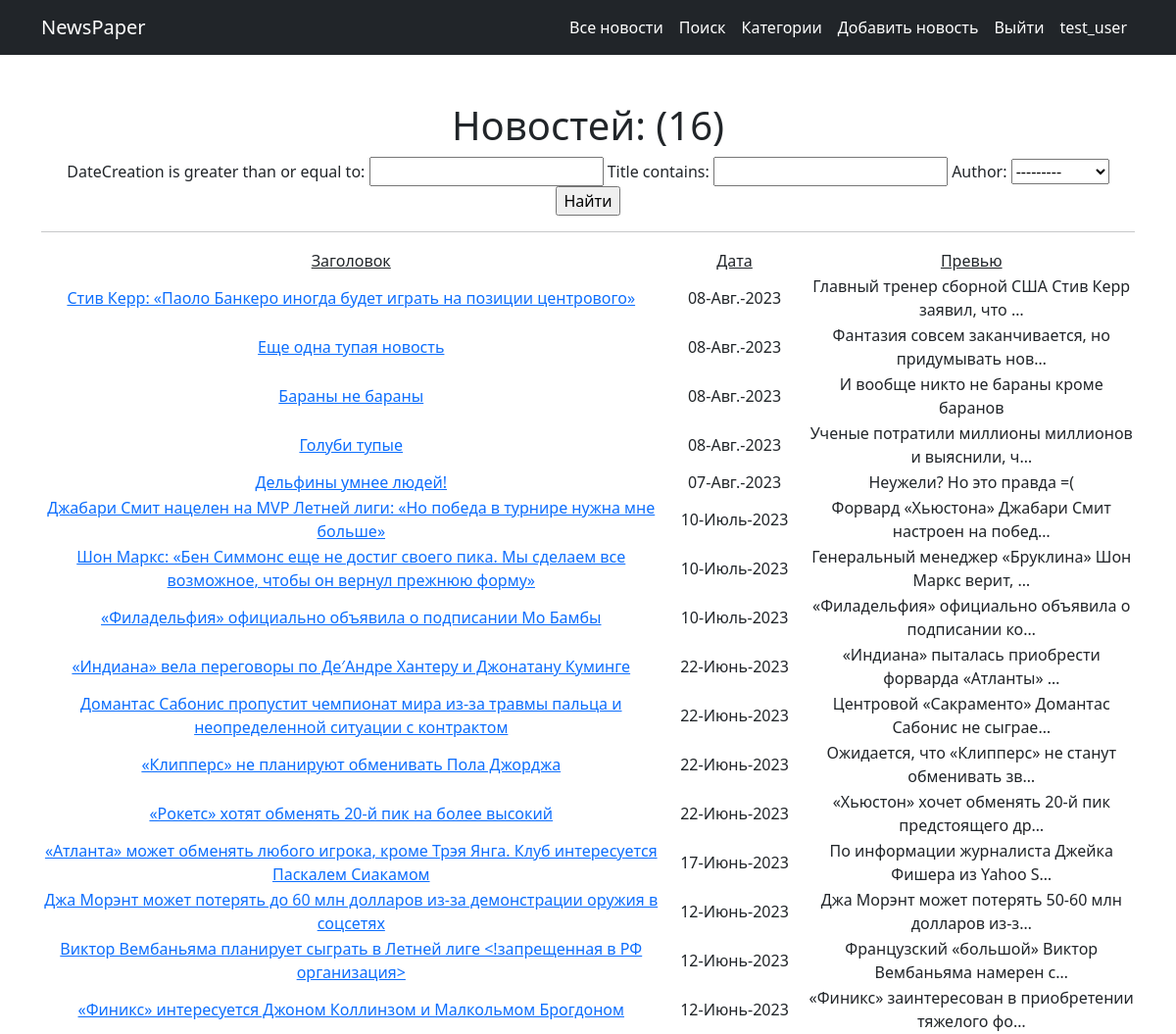
Screenshot of /news/search (signed in) with the database file from the repository.
### news/models.py (models this page shows, shortened)
class Post(models.Model):
    news = 'NW'
    article = 'AR'
    TYPES = [
        (news, 'Новость'),
        (article, 'Статья'),
    ]
    author = models.ForeignKey(Author, on_delete=models.CASCADE)
    categoryType = models.CharField(max_length=2, choices=TYPES, default=news)
    dateCreation = models.DateTimeField(auto_now_add=True)
    postCategory = models.ManyToManyField(Category, through='PostCategory')
    title = models.CharField(max_length=128)
    text = models.TextField()
    rating = models.SmallIntegerField(default=0)

### news/views.py (the view, shortened to what this page needs)
# urls.py: path('search', SearchList.as_view(), name='search'),
class SearchList(ListView):
    model = Post
    template_name = 'search.html'
    context_object_name = 'news'
    queryset = Post.objects.order_by('-id')
    form_class = PostForm
    def get_context_data(self, **kwargs):
        context = super().get_context_data(**kwargs)
        context['filter'] = NewsFilter(self.request.GET, queryset=self.get_queryset())
        context['form'] = PostForm()
        return context

### news/forms.py
class PostForm(ModelForm):
    class Meta:
        model = Post
        fields = ['author', 'categoryType', 'postCategory', 'title', 'text']

### news/models.py (called while the page is built)
    def __str__(self):
        return self.authorUser.username

### news/templatetags/custom_filters.py (called while the page is built)
@register.filter(name='censor')
def censor(text):
    forbidden_vocabulary = ['nba', 'нба']
    for i in forbidden_vocabulary:
        text = text.replace(i, '<!запрещенная в РФ организация>')
        text = text.replace(i.upper(), '<!запрещенная в РФ организация>')
    return text

### templates/search.html (shortened to what this page needs)
{% extends 'default.html' %}
{% load custom_filters %}
{% block content %}
<h1>Новостей: ({{ news|length }})</h1>
<form method="get">
    {{ filter.form }}
    <input type="submit" value="Найти">
</form>
<hr>
{% if news %}
<table>
    <tr>
        <td><u>Заголовок</u></td>
        <td width="150"><u>Дата</u></td>
        <td><u>Превью</u></td>
    </tr>
    {% for det_news in filter.qs %}
    <tr>
        <td>
            <a href="{% url 'news_detail' det_news.id %}">{{ det_news.title|censor }}</a>
        </td>
        <td>{{ det_news.dateCreation|date:'d-N-Y' }}</td>
        <td>{{ det_news.text|censor|truncatechars:50 }}</td>
    </tr>
    {% endfor %}
</table>
{% else %}
<h2>Новостей нет!</h2>
{% endif %}
{% endblock content %}

### templates/default.html (shortened to what this page needs)
{% load static %}
<!DOCTYPE html>
<html lang="en">
<head>
    <link href="{% static 'css/styles.css' %}" rel="stylesheet"/>
</head>
<body>
<nav class="navbar navbar-expand-lg navbar-dark bg-dark">
    <div class="container">
        <a class="navbar-brand" href="#">NewsPaper</a>
        <div class="collapse navbar-collapse" id="navbarSupportedContent">
            <ul class="navbar-nav ms-auto mb-2 mb-lg-0">
                <li class="nav-item"><a class="nav-link active" href="/news">Все новости</a></li>
                <li class="nav-item"><a class="nav-link active" href="/news/search">Поиск</a></li>
                <li class="nav-item"><a class="nav-link active" href="/news/categories">Категории</a></li>
                {% if user.is_authenticated %}
                <li class="nav-item"><a class="nav-link active" href="/news/add">Добавить новость</a></li>
                <li class="nav-item"><a class="nav-link active" href="/news/logout">Выйти</a></li>
                <li class="nav-item"><a class="nav-link active" href="/">{{ user.username }}</a></li>
                {% else %}
                <li class="nav-item"><a class="nav-link active" href="/accounts/signup">Зарегаться</a></li>
                <li class="nav-item"><a class="nav-link active" href="/accounts/login">Войти</a></li>
                {% endif %}
            </ul>
        </div>
    </div>
</nav>
<div class="container">
    <div class="text-center mt-5">
        {% block content %}
        {% endblock content %}
    </div>
</div>
</body>
</html>

### rows the page displays
Post: title|censor "Стив Керр: «Паоло Банкеро иногда будет играть на позиции центрового»", dateCreation "08-Авг.-2023", text|censor "Главный тренер сборной США Стив Керр заявил, что …"
Post: title|censor "Еще одна тупая новость", dateCreation "08-Авг.-2023", text|censor "Фантазия совсем заканчивается, но придумывать нов…"
Post: title|censor "Бараны не бараны", dateCreation "08-Авг.-2023", text|censor "И вообще никто не бараны кроме баранов"
Post: title|censor "Голуби тупые", dateCreation "08-Авг.-2023", text|censor "Ученые потратили миллионы миллионов и выяснили, ч…"
Post: title|censor "Дельфины умнее людей!", dateCreation "07-Авг.-2023", text|censor "Неужели? Но это правда =("
Post: title|censor "Джабари Смит нацелен на MVP Летней лиги: «Но победа в турнире нужна мне больше»", dateCreation "10-Июль-2023", text|censor "Форвард «Хьюстона» Джабари Смит настроен на побед…"
Post: title|censor "Шон Маркс: «Бен Симмонс еще не достиг своего пика. Мы сделаем все возможное, чтобы он вернул прежнюю форму»", dateCreation "10-Июль-2023", text|censor "Генеральный менеджер «Бруклина» Шон Маркс верит, …"
Post: title|censor "«Филадельфия» официально объявила о подписании Мо Бамбы", dateCreation "10-Июль-2023", text|censor "«Филадельфия» официально объявила о подписании ко…"
Post: title|censor "«Индиана» вела переговоры по Де′Андре Хантеру и Джонатану Куминге", dateCreation "22-Июнь-2023", text|censor "«Индиана» пыталась приобрести форварда «Атланты» …"
Post: title|censor "Домантас Сабонис пропустит чемпионат мира из-за травмы пальца и неопределенной ситуации с контрактом", dateCreation "22-Июнь-2023", text|censor "Центровой «Сакраменто» Домантас Сабонис не сыграе…"
Post: title|censor "«Клипперс» не планируют обменивать Пола Джорджа", dateCreation "22-Июнь-2023", text|censor "Ожидается, что «Клипперс» не станут обменивать зв…"
Post: title|censor "«Рокетс» хотят обменять 20-й пик на более высокий", dateCreation "22-Июнь-2023", text|censor "«Хьюстон» хочет обменять 20-й пик предстоящего др…"
Post: title|censor "«Атланта» может обменять любого игрока, кроме Трэя Янга. Клуб интересуется Паскалем Сиакамом", dateCreation "17-Июнь-2023", text|censor "По информации журналиста Джейка Фишера из Yahoo S…"
Post: title|censor "Джа Морэнт может потерять до 60 млн долларов из-за демонстрации оружия в соцсетях", dateCreation "12-Июнь-2023", text|censor "Джа Морэнт может потерять 50-60 млн долларов из-з…"
Post: title|censor "Виктор Вембаньяма планирует сыграть в Летней лиге <!запрещенная в РФ организация>", dateCreation "12-Июнь-2023", text|censor "Французский «большой» Виктор Вембаньяма намерен с…"
Post: title|censor "«Финикс» интересуется Джоном Коллинзом и Малкольмом Брогдоном", dateCreation "12-Июнь-2023", text|censor "«Финикс» заинтересован в приобретении тяжелого фо…"

### other values shown
{{ user.username }} "test_user"
{{ news|length }} "16"
